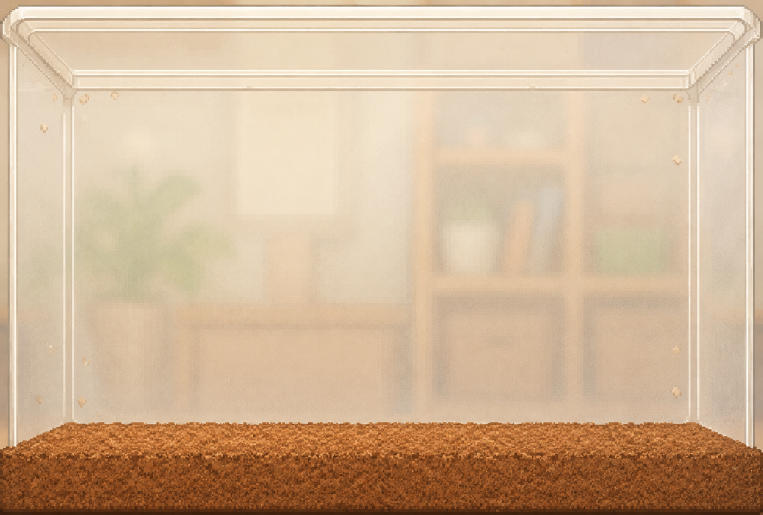
#> input picture spareAsset/origin/bg/room.png, 1526 x 1030 px (shown at 1/2 size)
$ python generate_main_scene_assets.py
#> lines starting #> are read from the running program, lines starting #| are printed output that depends on the picture
#!/usr/bin/env python3
from pathlib import Path

from PIL import Image


ROOT = Path(__file__).resolve().parents[2]
OUT_H = ROOT / "src/assets/MainSceneAssets.h"
OUT_CPP = ROOT / "src/assets/MainSceneAssets.cpp"
PREVIEWS = ROOT / "spareAsset/previews/mainScene"
GENERATED = ROOT / "spareAsset/generated/src_assets"

SOURCES = [
    ("ROOM_FULL", ROOT / "spareAsset/origin/bg/room.png", 240, 135),
    ("GIRL_ROOM_FULL", ROOT / "spareAsset/origin/bg/room_girl.png", 240, 135),
    ("BOY_ROOM_FULL", ROOT / "spareAsset/origin/bg/boy_room.png", 240, 135),
    ("ENTOMOLOGIST_ROOM_DAY_FULL", ROOT / "spareAsset/origin/bg/entomologist_room/entomologist_room_day.png", 240, 135),
    ("ENTOMOLOGIST_ROOM_NIGHT_FULL", ROOT / "spareAsset/origin/bg/entomologist_room/entomologist_room_night.png", 240, 135),
    ("SCHOOL_DAY_FULL", ROOT / "spareAsset/origin/bg/school/school_day.png", 240, 135),
    ("SCHOOL_NIGHT_FULL", ROOT / "spareAsset/origin/bg/school/school_night.png", 240, 135),
]


def rgb565(r, g, b):
    return ((r & 0xF8) << 8) | ((g & 0xFC) << 3) | (b >> 3)


def fit_exact(path, w, h):
#> called with w = 240, h = 135
    return Image.open(path).convert("RGB").resize((w, h), Image.Resampling.LANCZOS)
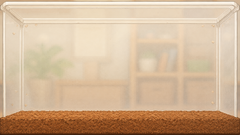
#> returned value: PIL image 240x135 RGB; mean R, G, B 209.3, 181.5, 152


def quantize_indexed(img):
    q = img.quantize(colors=256, method=Image.Quantize.MEDIANCUT)
    palette_raw = q.getpalette()[: 256 * 3]
#> palette_raw = 768 values, max 253 at index 6, min 14 at index 767, mean 181.4
    palette = []
    for i in range(256):
        base = i * 3
        palette.append(rgb565(palette_raw[base], palette_raw[base + 1], palette_raw[base + 2]))
#> after the loop, palette = 256 values, max 65469 at index 0, min 16641 at index 254, mean 54159
    return list(q.getdata()), palette, q.convert("RGB")


# [48 lines left out: functions fmt_u8, fmt_u16, write_outputs, not called in this run]


def main():
    PREVIEWS.mkdir(parents=True, exist_ok=True)
    GENERATED.mkdir(parents=True, exist_ok=True)

    frames = []
    for name, path, w, h in SOURCES:
        img = fit_exact(path, w, h)
        indices, palette, preview = quantize_indexed(img)
#> indices = 32400 items
        preview.save(PREVIEWS / f"{name.lower()}_indexed_preview.png")
        frames.append((name, w, h, indices, palette))
        print(f"{name}: {path.name} -> {w}x{h}, indexed8 + 256-color palette")
#> pass 2 of the loop in main, `for name, path, w, h in SOURCES:`:
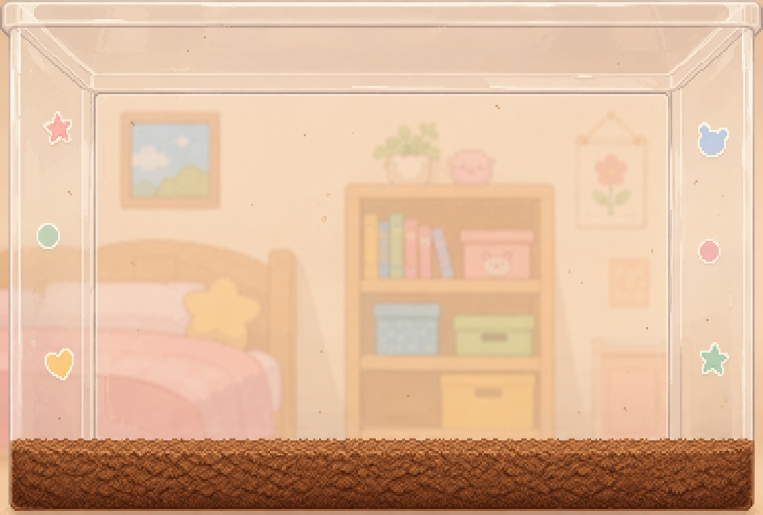
#> input picture spareAsset/origin/bg/room_girl.png, 1526 x 1030 px (shown at 1/2 size)
#> in fit_exact (call 2), `return Image.open(path).convert("RGB").resize((w, h), Image.Resampling..`:
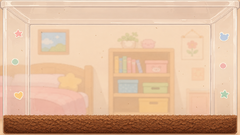
#> returned value: PIL image 240x135 RGB; mean R, G, B 221.7, 185.2, 156.1
#> in main, `indices, palette, preview = quantize_indexed(img)`: palette = 256 values, max 65371 at index 0, min 18657 at index 255, mean 57156.8
#> pass 3 of the loop in main, `for name, path, w, h in SOURCES:`:
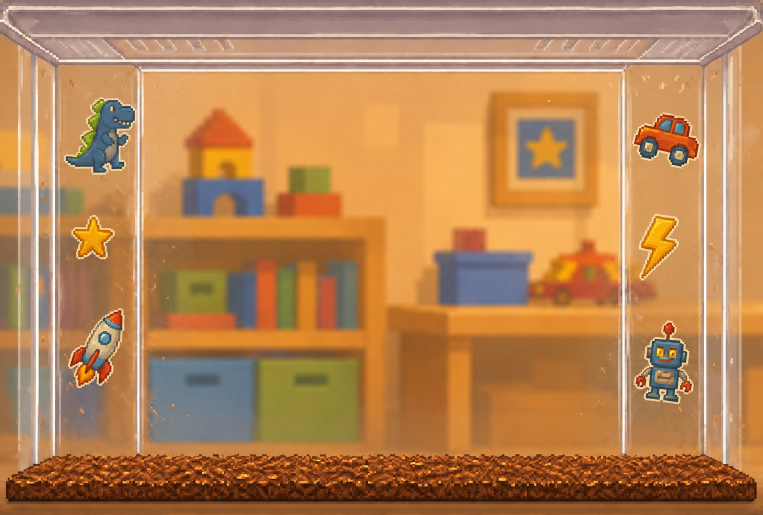
#> input picture spareAsset/origin/bg/boy_room.png, 1526 x 1030 px (shown at 1/2 size)
#> in fit_exact (call 3), `return Image.open(path).convert("RGB").resize((w, h), Image.Resampling..`:
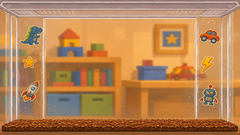
#> returned value: PIL image 240x135 RGB; mean R, G, B 181.9, 131.2, 84.1
#> in main, `indices, palette, preview = quantize_indexed(img)`: palette = 256 values, max 64939 at index 12, min 12448 at index 255, mean 46584.9
#> the loop made 7 passes; the first 3 are shown

    write_outputs(frames)
    (GENERATED / OUT_H.name).write_text(OUT_H.read_text(encoding="utf-8"), encoding="utf-8")
    (GENERATED / OUT_CPP.name).write_text(OUT_CPP.read_text(encoding="utf-8"), encoding="utf-8")


if __name__ == "__main__":
#> (the run stopped early here; a loop or call above may not have finished)
